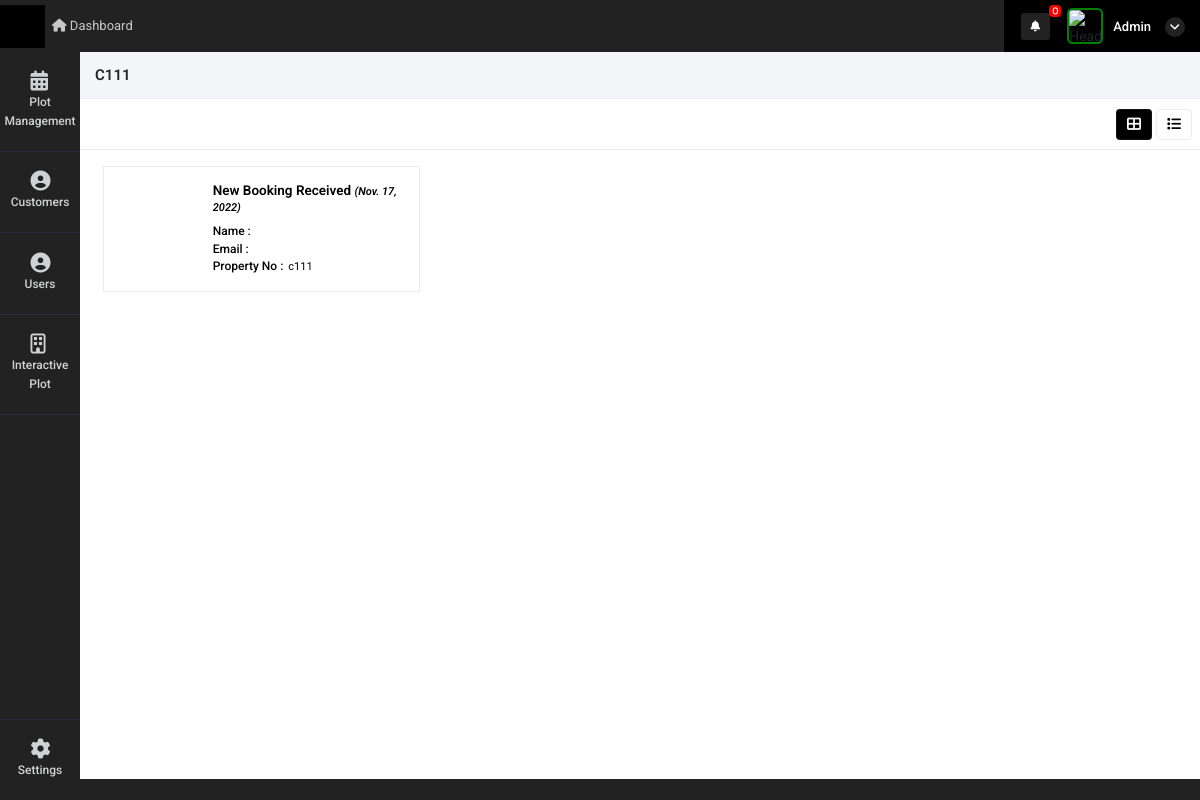
Before: /property_booking_history?id=8713 (signed in) with the older database file.
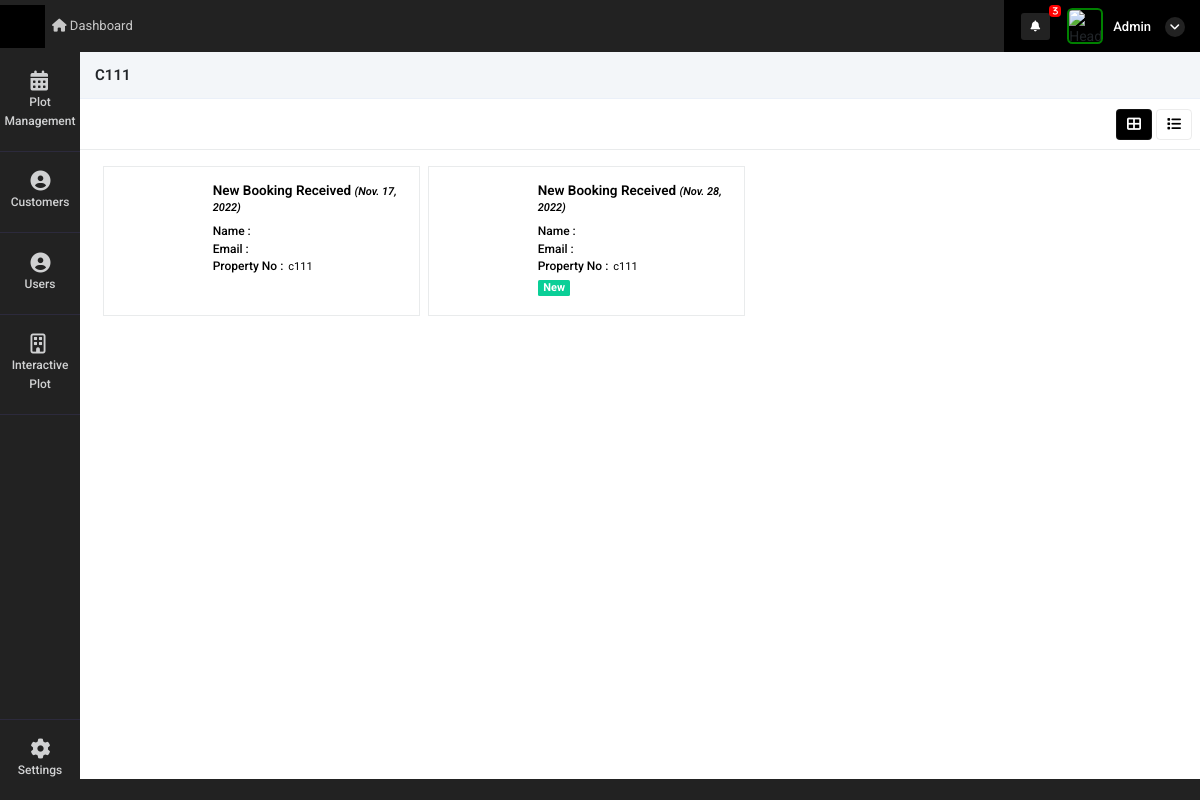
After: the same page with the newer database file.
### super_admin/models.py (models this page shows, shortened)
class common(models.Model):  # COMM0N
    dt = models.DateField(auto_now=True)
    tm = models.TimeField(auto_now=True)
    updated = models.DateTimeField(default=timezone.now)
    status = models.CharField(max_length=255, null=True)
    class Meta:
        abstract = True

class user_request_plot(common):
    customer_id = models.ForeignKey(Customer_details,on_delete=models.CASCADE,related_name="user_request_plot_customer_id", null=True)
    auth_user = models.ForeignKey(User,on_delete=models.CASCADE,related_name="user_request_plot_login_id", null=True)
    user_id = models.ForeignKey(user_Details,on_delete=models.CASCADE,related_name="user_request_plot_user_login_id", null=True)
    property_mapping_id = models.ForeignKey(intractive_map,on_delete=models.CASCADE,related_name="user_request_plot_user_login_id", null=True)
    name = models.CharField(max_length=255,null=True)
    booking_id = models.CharField(max_length=255,null=True)
    phone = models.CharField(max_length=255,null=True)
    customer_email = models.CharField(max_length=255,null=True)
    bank = models.CharField(max_length=255,null=True)
    manager_id = models.ForeignKey(user_Details,on_delete=models.CASCADE,related_name="user_request_plot_manager_id", null=True)
    read_status = models.IntegerField(default=0)
    booking_status = models.IntegerField(null=True)
    reset_to_availale = models.IntegerField(null=True)
    available_status = models.IntegerField(default=1)
    bank_relation_id = models.ForeignKey(Bank_details,on_delete=models.CASCADE,related_name="user_request_plot_Bank_details_id", null=True)
    customer_doc_id = models.FileField(upload_to="customer_document",null=True)
    contract_certi = models.FileField(upload_to="customer_document",null=True)
    tax_certificate  = models.FileField(upload_to="customer_document",null=True)
    other_document = models.FileField(upload_to="customer_document",null=True)
    Price = models.FloatField(blank=True, null=True)

class intractive_map(models.Model):
    Name = models.CharField(max_length=255, null=True)
    customer_id_mapping = models.ForeignKey('super_admin.Customer_details',on_delete=models.SET_NULL,related_name="intractive_map_customer_id", null=True)
    customer_id = models.CharField(max_length=255,null=True)
    Phoneno = models.CharField(max_length=255, null=True)
    customer_email = models.CharField(max_length=255,null=True)
    UnitNo = models.IntegerField(null=True)
    UnitNo_primary = models.IntegerField(null=True)
    BlockNo = models.CharField(max_length=255, null=True)
    UnitArea = models.FloatField(max_length=255, null=True)
    LandArea = models.FloatField(max_length=255, null=True)
    UType = models.CharField(max_length=255, null=True)
    Price = models.FloatField(blank=True, null=True)
    Bank = models.CharField(max_length=255,null=True)
    Status = models.CharField(max_length=255,null=True)
    dt = models.DateField(auto_now_add=True)
    tm = models.TimeField(auto_now_add=True)
    current_status = models.CharField(max_length=255,null=True)
    attached_file = models.FileField(upload_to="property_image",null=True)
    currency = models.CharField(max_length=255,null=True,default="SAR")
    Price_currency = models.CharField(max_length=255,null=True)
    bank_relation_id = models.ForeignKey(Bank_details,on_delete=models.CASCADE,related_name="intractive_map_Bank_details_id", null=True)

### super_admin/views.py (the view)
# urls.py: path('property_booking_history',views.property_booking_history,name='property_booking_history'),
def property_booking_history(request):
    id = request.GET.get("id",False)
    data_pro = intractive_map.objects.get(id=id)
    data = user_request_plot.objects.filter(property_mapping_id=id)
    context = {
        'data':data,
        'data_pro':data_pro
    }
    return render(request,'super_admin/property_booking_history.html',context)

### super_admin/templatetags/notification.py (called while the page is built, shortened)
@register.filter(name='get_notifications')
def get_notifications(value,args):
    user_dat = User.objects.get(id=value.id)
    st = user_dat.is_superuser
    data_count = ''
    if st == True:
        data_count = user_request_plot.objects.filter(read_status=0).count()
    return data_count

@register.filter(name='get_loginUsernameImage')
def get_loginUsernameImage(value,args):
    user_dat = User.objects.get(id=value.id)
    st = user_dat.is_superuser
    image_url = ''
    if st == True:
        image_url = 'http://10.10.10.119:8000/static/adminicon.jpg'
    else:
        user_data = user_Details.objects.get(auth_user=value.id)
        if user_data.atatchment == '':
            image_url = 'http://10.10.10.119:8000/static/adminicon.jpg'
        else:
            image_url ='../media/'+str(user_data.atatchment)
    return image_url

@register.filter(name='get_nav_permission')
def get_nav_permission(value,args):
    user_dat = User.objects.get(id=value.id)
    st = user_dat.is_superuser
    if st == True:
        return True

### super_admin/templates/super_admin/property_booking_history.html (shortened to what this page needs)
{% extends "super_admin/base.html" %}
{% load static %}
{% block content %}
<div class="content">
    <div class="container-fluid px-0">
        <div class="row">
            <div class="col-12 buttns">
                <h5>{{data_pro.BlockNo}}{{data_pro.UnitNo}}</h5>
            </div>
            <div class="col-md-12 contnt">
                <div class="d-flex align-items-center justify-content-between px-2">
                    <div class="col-md-4 px-0">
                    </div>
                    <div class="d-flex align-items-center">
                        <ul class="nav nav-tabs nav-ta" role="tablist">
                            <li class="nav-item mx-1">
                                <a class="nav-link kan-tab active" data-toggle="tab"
                                    href="#ho" role="tab" aria-selected="false">
                                    <i class="fas fa-th-large"></i>
                                </a>
                            </li>
                            <li class="nav-item">
                                <a class="nav-link kan-tab" data-toggle="tab"
                                    href="#pro" role="tab" aria-selected="false">
                                    <i class="fas fa-list"></i>
                                </a>
                            </li>
                        </ul>
                    </div>
                </div>
                <div class="tab-content">
                    <div class="tab-pane active" id="ho" role="tabpanel">
                        <div class='app'>
                            <main class='project1'>
                                <div class='project-tasks1 mb-1 container-fluid'>
                                    {% for i in data %}
                                    <div class='project-column mt-2'>
                                        <a style="text-decoration: none;color: black" href="booking_more_details?id={{i.id}}">
                                        <div class="customer-bx">
                                            <div class="cust-img" style="background-image: url('../media/{{i.user_id.atatchment}}');">
                                            </div>
                                            <div class="customer-content">
                                                <h5>New Booking Received <i>({{i.dt}})</i> </h5>
                                                <span class="d-flex"><h6>Name : </h6> {{i.user_id.name|title}}</span>
                                                <span class="d-flex"><h6>Email : </h6> {{i.user_id.email|title}}</span>
                                                <span class="d-flex"><h6>Property No : </h6> {{i.property_mapping_id.BlockNo}}{{i.property_mapping_id.UnitNo}}</span>
                                                {% if i.read_status == 0 %}
                                                <span class="cust-badge badge-success mb-1">New</span>
                                                {% endif %}
                                            </div>
                                        </div>
                                        </a>
                                    </div>
                                    {% endfor %}
                                </div>
                            </main>
                        </div>
                    </div>
                </div>
            </div>
        </div>
    </div>
</div>
{% endblock %}

### super_admin/templates/super_admin/base.html (shortened to what the changed rows need)
<!doctype html>
<html lang="en">
    {% load static %}
    {% load notification %}
<head>
    <link rel="stylesheet" href="{% static 'admin/css/morris.css' %}">
    <link href="{% static 'admin/css/bootstrap.min.css' %}" rel="stylesheet" type="text/css" />
    <link href="{% static 'admin/css/icons.css' %}" rel="stylesheet" type="text/css" />
    <link href="{% static 'admin/css/style.css' %}" rel="stylesheet" type="text/css" />
</head>
<body class="">
    <div id="wrapper">
        <div class="content-page">
            <div class="topbar">
                <div class="navbar-header">
                    <div class="d-flex align-items-center icns">
                        <div class="dropdown topbar-head-dropdown ms-1 header-item">
                            <a href="view_all_activity">
                                <i class="fas fa-bell fs-icn">
                                    <span
                                        class="position-absolute topbar-badge fs-9 translate-middle badge11 rounded-pill bg-red">{{ request.user|get_notifications:"sss" }}</span></i>
                                    </a>
                        </div>
                        <div class="dropdown header-item topbar-user king button-drpdown">
                            <span class="d-flex align-items-center drpdown-toggle">
                                <span class="text-start ms-xl-2">
                                    <span class="d-none d-xl-inline-block ms-1 fw-medium user-name-text">  {{request.user.username|title}}</span>
                                    <i class="pro-icn fa fa-angle-down"></i>
                                </span>
                            </span>
                        </div>
                    </div>
                </div>
            </div>
            <div class="content">
                {% block content %}
                {% endblock %}
            </div>
        </div>
    </div>
</body>
</html>

Changed rows visible on the page:
added user_request_plot: dt "Nov. 28, 2022", property_mapping_id.BlockNo "c1", property_mapping_id.UnitNo "11", read_status "New"
Other visible differences:
{{ request.user|get_notifications:"sss" }}: "0" → "3"
